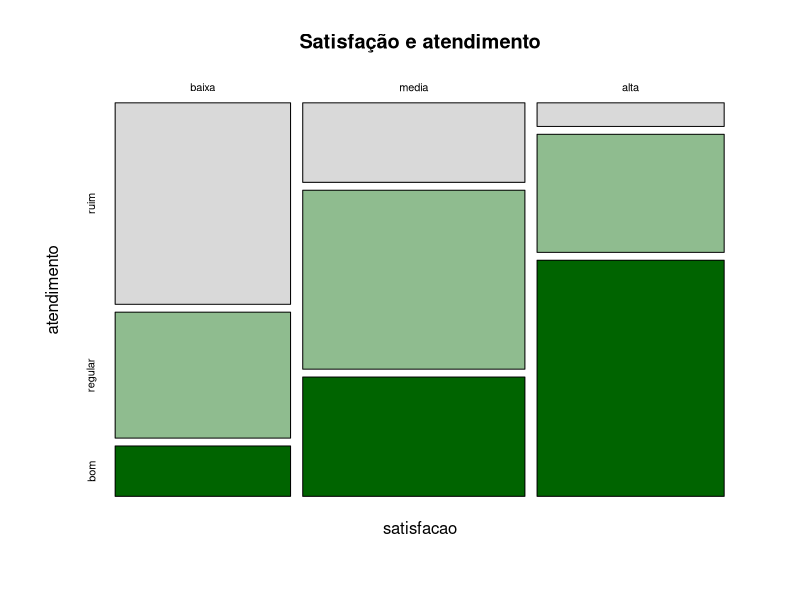

R code for this plot:
# Correlação policórica: exemplo completo ----
# Pacote: psych. Instale uma única vez: install.packages("psych")
library(psych)

# 1. Dados: 250 clientes; satisfação com o produto e avaliação do atendimento
tab <- matrix(c(40, 25, 10,
                20, 45, 30,
                 5, 25, 50), nrow = 3, byrow = TRUE,
              dimnames = list(satisfacao  = c("baixa", "media", "alta"),
                              atendimento = c("ruim", "regular", "bom")))
tab

# 2. Dados brutos: uma linha por cliente, categorias codificadas de 1 a 3
dados <- data.frame(satisfacao  = rep(rep(1:3, each = 3), times = as.vector(t(tab))),
                    atendimento = rep(rep(1:3, times = 3), times = as.vector(t(tab))))
table(dados)

# 3. Correlação policórica (rho) e limiares (tau)
polychoric(dados)

# 4. Comparação com coeficientes calculados sobre os códigos
c(pearson  = cor(dados$satisfacao, dados$atendimento),
  spearman = cor(dados$satisfacao, dados$atendimento, method = "spearman"),
  kendall  = cor(dados$satisfacao, dados$atendimento, method = "kendall"))

# 5. Teste de associação
chisq.test(tab)

# 6. Erro-padrão e teste do modelo normal latente (pacote polycor)
# install.packages("polycor")
# polycor::polychor(tab, ML = TRUE, std.err = TRUE)

# 7. Gráfico da tabela
mosaicplot(tab, color = c("gray85", "darkseagreen", "darkgreen"), main = "Satisfação e atendimento")
